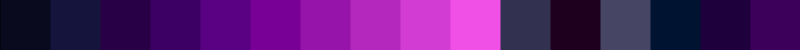
#> input picture Palettes/16-color/deep-space.png, 1600 x 100 px (shown at 1/2 size)
$ python main.py
#> lines starting #> are read from the running program, lines starting #| are printed output that depends on the picture; pictures that were not available may be replaced by others from this repository, and a replacement may not be noted
import matplotlib.pyplot as plt
import numpy as np
import scipy.signal
from PIL import Image

"""
This implementation makes the following assumptions
- Input images are RGB with 3 dimensional color values
- Pallete Size Must equal NUM_COLORS
- Darkest colors will map to 1st color in palette & brightest colors will map to last color in palette
"""
if __name__ == "__main__":
  # Define directory names
  img_dir = "../Images/"
  palette_dir = "../Palettes/"
  output_dir = "../Results/"

  # Define input parameters file name
  img_name = "plain.png"
  palette_name = "deep-space.png"

  ### Define Constant Parameters ###
  SHARPNESS = 0.3
  RESIZE_FACTOR = 1
  SPREAD = 0.0
  NUM_COLORS = 16

  # Import or Define Color Palette (Note: NUM_COLORS must equal len(new_colors))
  if not palette_name:
    new_colors = np.array([[91, 206, 250], [245, 169, 184], [255, 255, 255]], dtype=np.uint8)

    assert NUM_COLORS == new_colors.shape[0], "NUM_COLORS should equal the number of new colors provided"
    palette = np.zeros((100, 100 * NUM_COLORS, 3), dtype=np.uint8)
    for i in range(new_colors.shape[0]):
      palette[:, i * 100:(i + 1) * 100, :] = new_colors[i]
    Image.fromarray(palette, mode="RGB").save(f"{palette_dir}{NUM_COLORS}-color/palette-name.png")
    new_colors = (new_colors/255).astype(np.float32)
  else:
    new_colors = np.array(Image.open(f"{palette_dir}{NUM_COLORS}-color/{palette_name}")).astype(np.uint8)
#> new_colors is the input picture: shape (100, 1600, 4); mean R, G, B, A 85, 23.1, 109.3, 255
    new_colors = new_colors[:, :, :3]
#> new_colors: shape (100, 1600, 3)
    new_colors = new_colors.reshape(-1, 3)
    dtype = np.dtype([('r', 'u1'), ('g', 'u1'), ('b', 'u1')])
    structured = new_colors.view(dtype)
    _, idx = np.unique(structured, return_index=True)
#> idx = 17 values, max 1501 at index 8, min 0 at index 0, mean 706.8
    new_colors = new_colors[np.sort(idx)]
#> new_colors = 17 rows, first 8: [0, 0, 0], [10, 10, 30], [20, 20, 60], [40, 0, 70], [60, 0, 100], [90, 0, 130], [120, 0, 150], [150, 20, 170]
    new_colors = (new_colors / 255).astype(np.float32)
#> new_colors = 17 rows, first 8: [0, 0, 0], [0.0392, 0.0392, 0.118], [0.0784, 0.0784, 0.235], [0.157, 0, 0.275], [0.235, 0, 0.392], [0.353, 0, 0.51], [0.471, 0, 0.588], [0.588, 0.0784, 0.667]

  # Import image
  img = plt.imread(img_dir + img_name)
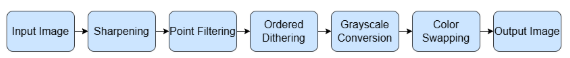
#> input picture image.png, 570 x 58 px, given in place of plain.png, which was not available
#> img is the input picture: shape (58, 570, 4) float32; mean R, G, B, A 0.834, 0.885, 0.939, 1
  img = img[:, :, :3]
#> img: shape (58, 570, 3) float32
  if (np.max(img) > 1):
    img = (img/255).astype(np.float32)

  # 1st Sharpen Image BEFORE Applying Point Filtering
  kernel = np.array([[             0, SHARPNESS * -1 ,             0],
                     [SHARPNESS * -1, SHARPNESS * 4 , SHARPNESS * -1],
                     [             0, SHARPNESS* -1 ,              0]], dtype=np.float32)
  img0 = scipy.signal.convolve2d(img[:, :, 0], kernel, mode='same')
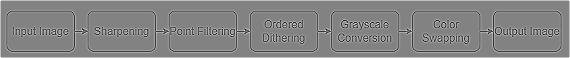
#> img0: shape (58, 570) float32; min -0.632, max 0.6, mean 0.0114; drawn with min black and max white
  img1 = scipy.signal.convolve2d(img[:, :, 1], kernel, mode='same')
  img2 = scipy.signal.convolve2d(img[:, :, 2], kernel, mode='same')

  img0 = img0 - np.min(img0) if np.min(img0) < 0 else img0
  img1 = img1 - np.min(img1) if np.min(img1) < 0 else img1
  img2 = img2 - np.min(img2) if np.min(img2) < 0 else img2

  #img = np.stack([img0, img1, img2], axis=2)
  img = img - np.stack([img0, img1, img2], axis=2)
  # Perform normalization
  img = img - np.min(img) if np.min(img) < 0 else img
  img = img / np.max(img)
  img = np.clip(img, 0, 1)

  # Save sharpened image
  # plt.imsave(output_dir + img_name[:-4] + "-sharpened.jpg", img)

  # 2nd Downsample and Upsample Image Using Point Filtering
  # Define resize dimensions (Intensity of pixel art effect)
  temp_height, temp_width = img.shape[0]//RESIZE_FACTOR, img.shape[1]//RESIZE_FACTOR
#> temp_height = 58; temp_width = 570
  orig_height, orig_width = img.shape[:2]
#> orig_height = 58; orig_width = 570

  # Determine image indices to include (temp for downsampling and orig for upsampling back to original)
  temp_rows = (np.arange(temp_height) * orig_height / temp_height).astype(int)
#> temp_rows = 58 values from 0 to 57
  temp_cols = (np.arange(temp_width) * orig_width / temp_width).astype(int)
#> temp_cols = 570 values from 0 to 569

  orig_rows = (np.arange(orig_height) * temp_height / orig_height).astype(int)
#> orig_rows = 58 values from 0 to 57
  orig_cols = (np.arange(orig_width) * temp_width / orig_width).astype(int)
#> orig_cols = 570 values from 0 to 569
  temp_rows, temp_cols = np.meshgrid(temp_rows, temp_cols, indexing='ij')
  orig_rows, orig_cols = np.meshgrid(orig_rows, orig_cols, indexing='ij')

  # Splice image to resize
  img = img[temp_rows, temp_cols, :]
  img = img[orig_rows, orig_cols, :]

  # Save new downsampled/pixelated image
  # plt.imsave(output_dir + img_name[:-4] + "-pixelated.jpg", img)

  # 3rd Perform Bayer/Ordered Dithering to Add Noise
  # Define Bayer Dithering threshold map kernels
  if img.shape[0] <= 256 and img.shape[1] <= 256:
    M = [[0, 2],
         [3, 1]]
    M = 0.25 * np.array(M, dtype=np.float32)
    N = 2
  else:
    M = [[ 0,  8,  2, 10],
         [12,  4, 14,  6],
         [ 3, 11,  1,  9],
         [15,  7, 13,  5]]
    M = (1/16) * np.array(M, dtype=np.float32)
    N = 4

  # Use Bayer Matrix to map pixel coordinates to values
  noise = np.tile(M, ((img.shape[0] // N) + 1, (img.shape[1] // N) + 1))
  noise = noise[:img.shape[0], :img.shape[1]]
  noise = (noise - 0.5) * SPREAD

  # Add noise to original image
  img = img + noise[..., np.newaxis]

  # Perform normalization
  img = img - np.min(img) if np.min(img) < 0 else img
  img = img / np.max(img)
  img = np.clip(img, 0, 1)

  # Save newly dithered image
  # plt.imsave(output_dir + img_name[:-4] + "-dithered.jpg", img)

  # 5th Use Luminance Method to Convert Image to Grayscale (0.299*R + 0.587*G + 0.114*B)
  grayscale = 0.299*img[:, :, 0] + 0.587*img[:, :, 1] + 0.114*img[:, :, 2]
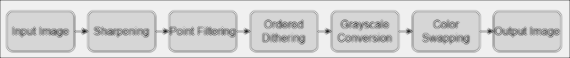
#> grayscale: shape (58, 570) float32; min 0.0834, max 0.944, mean 0.825

  # plt.imsave(output_dir + img_name[:-4] + "-grayscale.jpg", np.stack([grayscale, grayscale, grayscale], axis=2))

  # 4th Obtain New Color Palette
  grayscale = np.floor(grayscale * (NUM_COLORS-1) + 0.5) / (NUM_COLORS-1)
  unique_colors = np.unique(grayscale)
#> unique_colors = [0.0667, 0.133, 0.2, 0.267, 0.333, 0.4, 0.467, 0.533, 0.6, 0.667, 0.733, 0.8, 0.867, 0.933]

  # Replace colors
  for i in range(len(unique_colors)):
    img[grayscale == unique_colors[i]] = new_colors[i]
#> this loop made 14 passes

  plt.imsave(f'{output_dir}{img_name[:-4]}-{palette_name}-1.jpg', img)
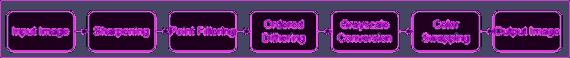
#> saved as plain-deep-space.png-1.jpg: shape (58, 570, 3); mean R, G, B 86.2, 40.6, 98.1

  np.random.shuffle(new_colors)
  for i in range(len(unique_colors)):
    img[grayscale == unique_colors[i]] = new_colors[i]

  plt.imsave(f'{output_dir}{img_name[:-4]}-{palette_name}-2.jpg', img)

  np.random.shuffle(new_colors)
  for i in range(len(unique_colors)):
    img[grayscale == unique_colors[i]] = new_colors[i]
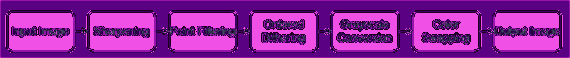
#> img: shape (58, 570, 3) float32; mean R, G, B 0.558, 0.131, 0.621

  plt.imsave(f'{output_dir}{img_name[:-4]}-{palette_name}-3.jpg', img)

  np.random.shuffle(new_colors)
  for i in range(len(unique_colors)):
    img[grayscale == unique_colors[i]] = new_colors[i]
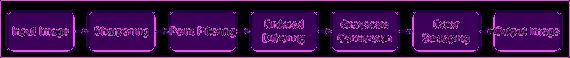
#> img: shape (58, 570, 3) float32; mean R, G, B 0.228, 0.0381, 0.288

  plt.imsave(f'{output_dir}{img_name[:-4]}-{palette_name}-4.jpg', img)
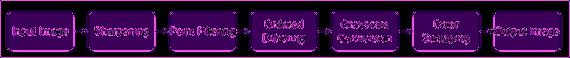
#> saved as plain-deep-space.png-4.jpg: shape (58, 570, 3); mean R, G, B 58.9, 14.1, 73.8
